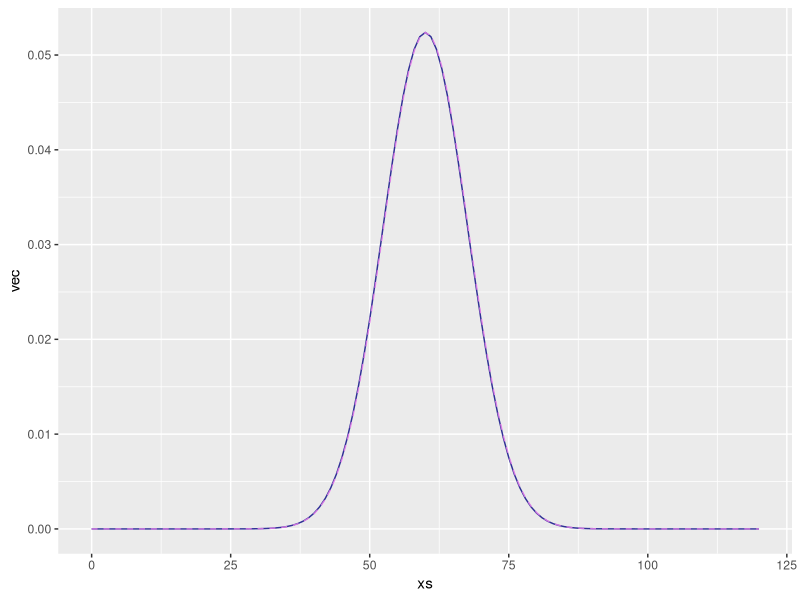
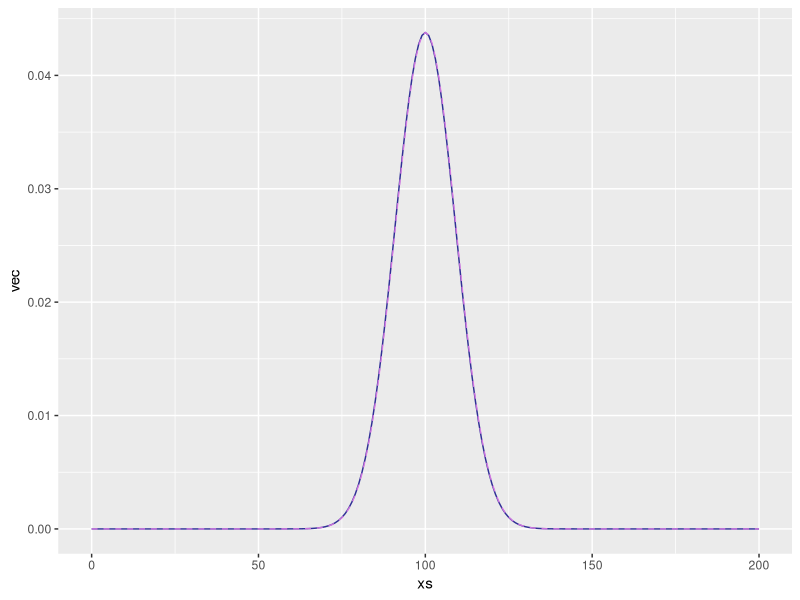

The R script that drew these images, in order:
library(ggplot2)
library(data.table)
library(plyr)
library(dplyr)

## Density from 0 to n (n+1 elements)
merge_density <- function(density_left, density_right) {
    max_left <- length(density_left) - 1
    max_right <- length(density_right) - 1
    max_joint <- max_left + max_right

    rowSums(sapply(0:max_right, function(index) {
        ## 1-based index
        density <- density_right[index + 1]
        ## joint probability
        likelihoods <- density_left * density
        n_fill <- max_joint - max_left - index
        c(rep(0, index), likelihoods, rep(0, n_fill))
    }))
}

plot_density <- function(density_left, density_right, expected_var) {
    vec <- merge_density(density_left, density_right)
    xs <- 0:(NROW(vec)-1)
    g <- ggplot()
    g <- g + geom_line(aes(x=xs, y=vec),
                       color="navy", alpha=0.8, linetype="solid")
    g <- g + geom_line(aes(x=xs, y=dnorm(xs, max(xs)/2+0.1, sqrt(expected_var))),
                       color="violet", alpha=0.8, linetype="dashed")
    plot(g)

    print(sum(vec))
    df <- data.table(count=0:(NROW(vec)-1), freq=vec)
    df_acc <- rep(df$count, df$freq * 10000000)
    print(mean(df_acc))
    print(var(df_acc))
    vec
}

vec <- plot_density(dnorm(0:40, 20, 3), dnorm(0:80, 40, 7), 58)
vec <- plot_density(vec, dnorm(0:80, 40, 5), 83)
